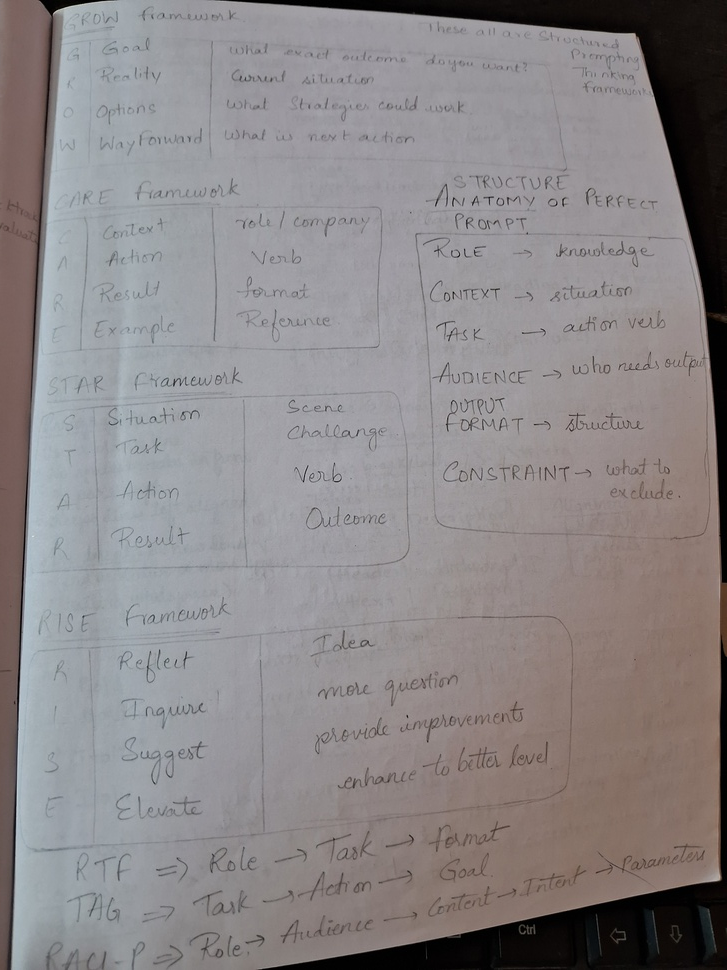
#> input picture tests/images/semantic/handwritten_page.jpg, 727 x 970 px, shrunk from 3060 x 4080 before the run
$ python -i grid_detector.py   (imports and definitions only)
#> lines starting #> are read from the running program, lines starting #| are printed output that depends on the picture; after the words box and inside, x2 and y2 are one past the last pixel; in counts of white or black regions, pixels touching at a corner belong together
#> further down, picture is the input picture: shape (970, 727, 3); mean B, G, R 136, 134.4, 138.9
import cv2


def detect_grid(image):

    gray = cv2.cvtColor(image, cv2.COLOR_BGR2GRAY)

    edges = cv2.Canny(gray, 50, 150)
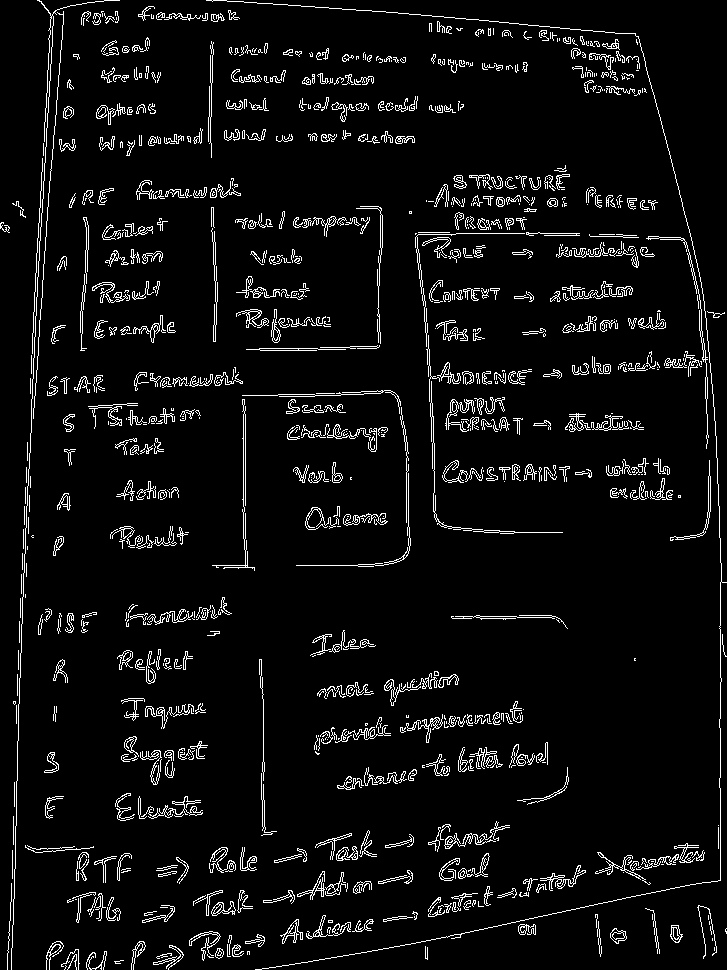
#> edges: shape (970, 727); 5.6% white in thin lines or dots

    lines = cv2.HoughLinesP(
        edges,
        1,
        3.14 / 180,
        threshold=100,
        minLineLength=100,
        maxLineGap=5
    )
#> lines = [[33, 418, 51, 160], [720, 718, 720, 582], [31, 406, 40, 227], [489, 21, 614, 32], [388, 948, 702, 882], [288, 5, 420, 14], [456, 233, 579, 233], [243, 538, 243, 395], [637, 36, 683, 207], [716, 436, 721, 581], [140, 193, 240, 195]]

    if lines is None:
        return False

    return len(lines) > 10

>>> import cv2
>>> picture = cv2.imread('../../../../tests/images/semantic/handwritten_page.jpg')
>>> result = detect_grid(picture)
#> result = True

$ run again, on tests/images/semantic/handwritten_table.png
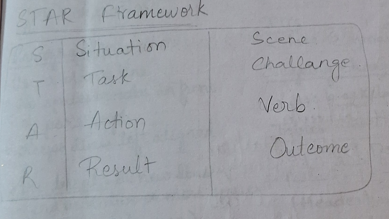
#> input picture tests/images/semantic/handwritten_table.png, 389 x 219 px
#> picture is the input picture: shape (219, 389, 3); mean B, G, R 166.9, 161.3, 158.5
#> in detect_grid, `edges = cv2.Canny(gray, 50, 150)`:
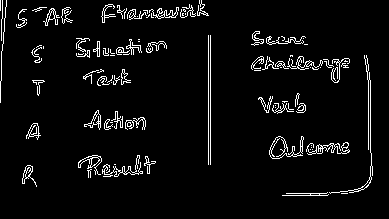
#> edges: shape (219, 389); 4.9% white in thin lines or dots, all inside (x1, y1, x2, y2) = (0, 0, 373, 196)
#> lines = [[208, 164, 208, 35], [210, 164, 210, 35]]
#> result = False
